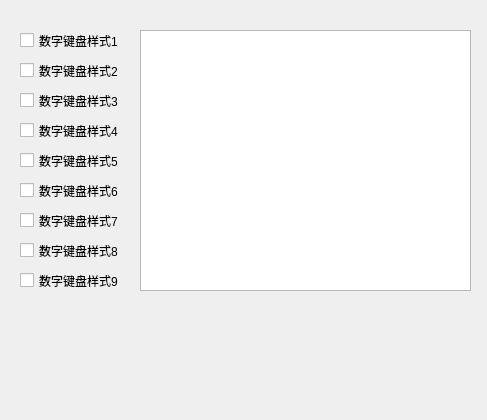
<?xml version="1.0" encoding="UTF-8"?>
<ui version="4.0">
 <class>QUserkeyboardnumber</class>
 <widget class="QWidget" name="QUserkeyboardnumber">
  <property name="geometry">
   <rect>
    <x>0</x>
    <y>0</y>
    <width>487</width>
    <height>420</height>
   </rect>
  </property>
  <property name="windowTitle">
   <string>Form</string>
  </property>
  <widget class="QCheckBox" name="NOpattern3">
   <property name="geometry">
    <rect>
     <x>20</x>
     <y>90</y>
     <width>121</width>
     <height>21</height>
    </rect>
   </property>
   <property name="focusPolicy">
    <enum>Qt::NoFocus</enum>
   </property>
   <property name="text">
    <string>数字键盘样式3</string>
   </property>
  </widget>
  <widget class="QCheckBox" name="NOpattern4">
   <property name="geometry">
    <rect>
     <x>20</x>
     <y>120</y>
     <width>121</width>
     <height>21</height>
    </rect>
   </property>
   <property name="focusPolicy">
    <enum>Qt::NoFocus</enum>
   </property>
   <property name="text">
    <string>数字键盘样式4</string>
   </property>
  </widget>
  <widget class="QCheckBox" name="NOpattern5">
   <property name="geometry">
    <rect>
     <x>20</x>
     <y>150</y>
     <width>121</width>
     <height>21</height>
    </rect>
   </property>
   <property name="focusPolicy">
    <enum>Qt::NoFocus</enum>
   </property>
   <property name="text">
    <string>数字键盘样式5</string>
   </property>
  </widget>
  <widget class="QCheckBox" name="NOpattern7">
   <property name="geometry">
    <rect>
     <x>20</x>
     <y>210</y>
     <width>121</width>
     <height>21</height>
    </rect>
   </property>
   <property name="focusPolicy">
    <enum>Qt::NoFocus</enum>
   </property>
   <property name="text">
    <string>数字键盘样式7</string>
   </property>
  </widget>
  <widget class="QGraphicsView" name="userKeyboardView">
   <property name="enabled">
    <bool>true</bool>
   </property>
   <property name="geometry">
    <rect>
     <x>140</x>
     <y>30</y>
     <width>331</width>
     <height>261</height>
    </rect>
   </property>
   <property name="mouseTracking">
    <bool>false</bool>
   </property>
   <property name="focusPolicy">
    <enum>Qt::NoFocus</enum>
   </property>
  </widget>
  <widget class="QCheckBox" name="NOpattern1">
   <property name="geometry">
    <rect>
     <x>20</x>
     <y>30</y>
     <width>121</width>
     <height>21</height>
    </rect>
   </property>
   <property name="focusPolicy">
    <enum>Qt::NoFocus</enum>
   </property>
   <property name="text">
    <string>数字键盘样式1</string>
   </property>
  </widget>
  <widget class="QCheckBox" name="NOpattern9">
   <property name="geometry">
    <rect>
     <x>20</x>
     <y>270</y>
     <width>121</width>
     <height>21</height>
    </rect>
   </property>
   <property name="focusPolicy">
    <enum>Qt::NoFocus</enum>
   </property>
   <property name="text">
    <string>数字键盘样式9</string>
   </property>
  </widget>
  <widget class="QCheckBox" name="NOpattern8">
   <property name="geometry">
    <rect>
     <x>20</x>
     <y>240</y>
     <width>121</width>
     <height>21</height>
    </rect>
   </property>
   <property name="focusPolicy">
    <enum>Qt::NoFocus</enum>
   </property>
   <property name="text">
    <string>数字键盘样式8</string>
   </property>
  </widget>
  <widget class="QCheckBox" name="NOpattern6">
   <property name="geometry">
    <rect>
     <x>20</x>
     <y>180</y>
     <width>121</width>
     <height>21</height>
    </rect>
   </property>
   <property name="focusPolicy">
    <enum>Qt::NoFocus</enum>
   </property>
   <property name="text">
    <string>数字键盘样式6</string>
   </property>
  </widget>
  <widget class="QCheckBox" name="NOpattern2">
   <property name="geometry">
    <rect>
     <x>20</x>
     <y>60</y>
     <width>121</width>
     <height>21</height>
    </rect>
   </property>
   <property name="focusPolicy">
    <enum>Qt::NoFocus</enum>
   </property>
   <property name="text">
    <string>数字键盘样式2</string>
   </property>
  </widget>
 </widget>
 <resources/>
 <connections/>
</ui>
